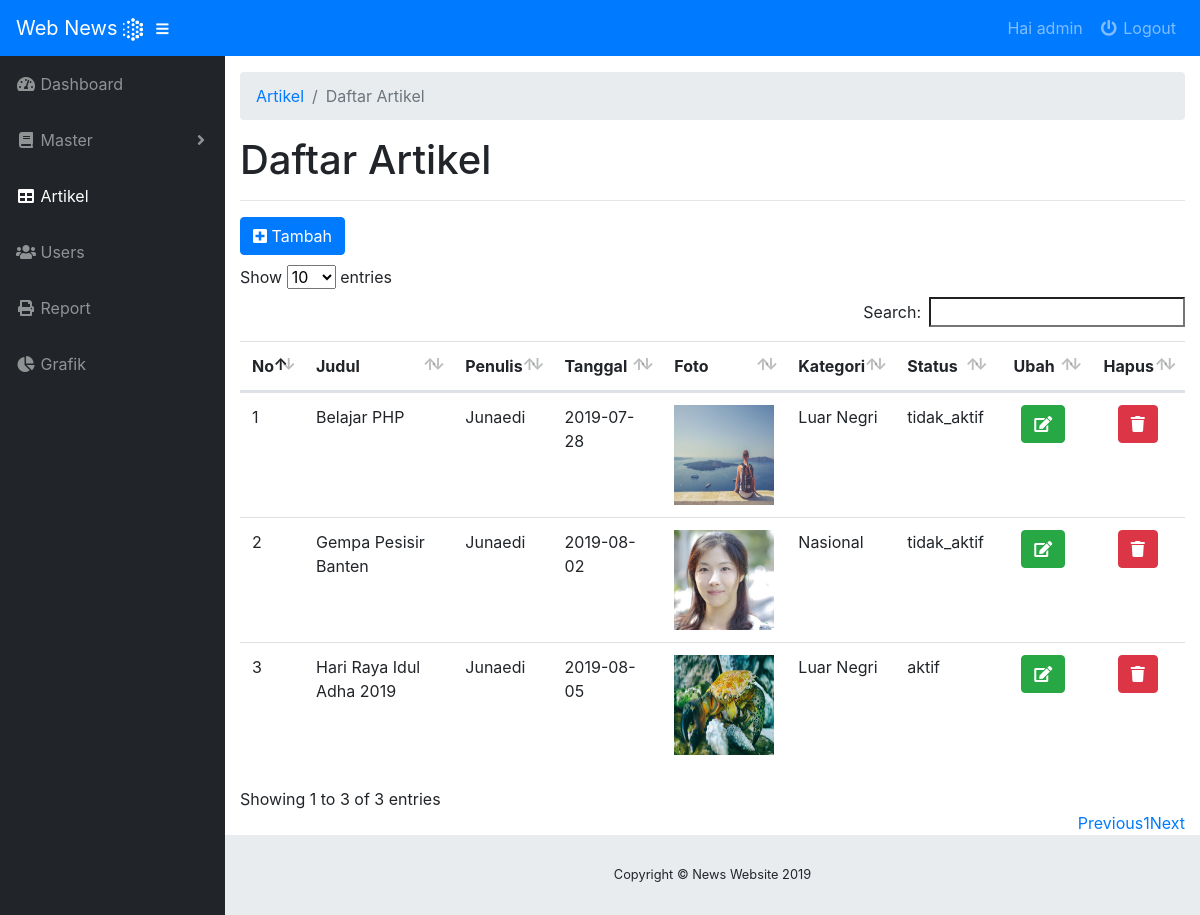
The app's page /index.php?page=artikel (signed in) with its own data.
### tables this page shows
CREATE TABLE `tbl_artikel` (
  `id_artikel` int(11) NOT NULL,
  `judul` varchar(100) NOT NULL,
  `penulis` varchar(100) NOT NULL,
  `tanggal` date NOT NULL,
  `kategori` varchar(50) NOT NULL,
  `isi` text NOT NULL,
  `status` varchar(15) NOT NULL,
  `foto` varchar(100) NOT NULL
);

CREATE TABLE `tbl_master_kategori` (
  `id_kategori` int(10) NOT NULL,
  `nama_kategori` varchar(50) NOT NULL
);

### page/artikel/tabel_artikel.php (the view)
<div class="container-fluid">
       <ol class="breadcrumb">
         <li class="breadcrumb-item">
           <a href="?page=artikel">Artikel</a>
         </li>
         <li class="breadcrumb-item active">Daftar Artikel</li>
       </ol>
       <h1>Daftar Artikel</h1>
       <hr>
       <a href="?page=artikel&aksi=tambah_artikel" class="btn btn-flat btn-primary" style="margin-bottom:10px"><span class="fa fa-plus-square"></span> Tambah</a>
       <table class="table table-hover" width="100%" id="table">
         <thead>
           <tr>
             <th>No</th>
             <th>Judul</th>
             <th>Penulis</th>
             <th>Tanggal</th>
             <th>Foto</th>
             <th>Kategori</th>
             <th>Status</th>
             <th width="10%"><center>Ubah</center></th>
             <th width="10%"><center>Hapus</center></th>
           </tr>
         </thead>
         <tbody>
             <?php
                   $no     = 1;
                   $sql    = mysqli_query($db,"SELECT * FROM tbl_artikel, tbl_master_kategori where tbl_artikel.kategori=tbl_master_kategori.id_kategori");
                   while ($tampil = mysqli_fetch_array($sql)) {
              ?>
           <tr>
             <td><?php   echo $no++; ?></td>
             <td><?php   echo $tampil['judul']; ?></td>
             <td><?php   echo $tampil['penulis']; ?></td>
             <td><?php   echo $tampil['tanggal']; ?></td>
             <td>
               <img src="img/artikel/<?php echo $tampil['foto'];?>" height="100px" width="100px">
             </td>
             <td><?php   echo $tampil['nama_kategori']; ?></td>
             <td><?php   echo $tampil['status']; ?></td>
             <td><center>
               <a href="?page=artikel&aksi=ubah_artikel&id=<?php echo $tampil['id_artikel']; ?>" class="btn btn-success btn-flat"><i class="fa fa-edit"></i></a></center>
             </td>
             <td><center>
               <a href="?page=artikel&aksi=hapus_artikel&id=<?php echo $tampil['id_artikel']; ?>" class="btn btn-danger btn-flat"><i class="fa fa-trash"></i></a></center>
             </td>
           </tr>
           <?php   } ?>
         </tbody>
       </table>
     </div>

### index.php (shortened to what this page needs)
<?php
include "koneksi.php";
 ?>
<!DOCTYPE html>
<html lang="en">
<head>
  <link href="vendor/fontawesome-free/css/all.min.css" rel="stylesheet" type="text/css">
  <link href="vendor/datatables/dataTables.bootstrap4.css" rel="stylesheet">
  <link href="css/sb-admin.css" rel="stylesheet">
</head>
<body id="page-top">
  <nav class="navbar navbar-expand navbar-dark bg-primary static-top" style="color:white">
    <a class="navbar-brand mr-1" href="index.php">Web News <img src="img/logo21.png" width="20px"></a>
    <button class="btn btn-link btn-sm text-white order-1 order-sm-0" id="sidebarToggle" href="#">
      <i class="fas fa-bars"></i>
    </button>
    <ul class="navbar-nav ml-auto ml-md-0">
      <li class="">
        <a class="nav-link" href="#">Hai <?php echo $_SESSION['username']; ?>
        </a>
      </li>
      <li class="">
        <a class="nav-link" href="logout.php">
          <i class="fas fa-power-off fa-fw"></i> Logout
        </a>
      </li>
    </ul>
  </nav>
  <div id="wrapper">
  <?php
      $level  = $_SESSION['level'];
      switch ($level) {
        case '1':
          ?>
          <ul class="sidebar navbar-nav">
            <li class="nav-item <?php if (@$_GET['page'] == '' || @$_GET['page'] == 'dashboard') {
              echo "active";
            } ?>" >
              <a class="nav-link" href="?page=dashboard">
                <i class="fas fa-fw fa-tachometer-alt"></i>
                <span>Dashboard</span>
              </a>
            </li>
            <li class="nav-item dropdown">
              <a class="nav-link dropdown-toggle" data-toggle="dropdown">
                <i class="fas fa-fw fa-book"></i>
                <span>Master</span>
              </a>
            </li>
            <li class="nav-item <?php if (@$_GET['page'] == 'artikel') {
              echo "active";
            } ?>">
              <a class="nav-link" href="?page=artikel">
                <i class="fas fa-fw fa-table"></i>
                <span>Artikel</span></a>
            </li>
            <li class="nav-item <?php if (@$_GET['page'] == 'user') {
              echo "active";
            } ?>">
              <a class="nav-link" href="?page=user">
                <i class="fas fa-fw fa-users"></i>
                <span>Users</span></a>
            </li>
            <li class="nav-item <?php if (@$_GET['page'] == 'user') {
              echo "active";
            } ?>">
              <a class="nav-link" href="?page=report">
                <i class="fas fa-fw fa-print"></i>
                <span>Report</span></a>
            </li>
            <li class="nav-item <?php if (@$_GET['page'] == 'grafik') {
              echo "active";
            } ?>">
              <a class="nav-link" href="?page=grafik">
                <i class="fas fa-fw fa-chart-pie"></i>
                <span>Grafik</span></a>
            </li>
          </ul>
          <?php
          break;
            ?>
            <?php
      }
  ?>
    <div id="content-wrapper">
      <?php
            if (@$_GET['page'] == '' || @$_GET['page'] == 'dashboard') {
              include "page/dashboard/dashboard.php";
            }
            elseif (@$_GET['page'] == 'kategori' AND @$_GET['aksi'] == ''  ) {
              include "page/master/kategori/tabel_kategori.php";
            }
            elseif (@$_GET['page'] == 'artikel' AND @$_GET['aksi'] == ''  ) {
              include "page/artikel/tabel_artikel.php";
            }
            elseif (@$_GET['page'] == 'artikel' AND @$_GET['aksi'] == 'tambah_artikel'  ) {
              include "page/artikel/form_tambah_artikel.php";
            }
            elseif (@$_GET['page'] == 'artikel' AND @$_GET['aksi'] == 'tambah_artikel'  ) {
              include "page/artikel/form_tambah_artikel.php";
            }
            elseif (@$_GET['page'] == 'artikel' AND @$_GET['aksi'] == 'ubah_artikel'  ) {
              include "page/artikel/form_ubah_artikel.php";
            }
            elseif (@$_GET['page'] == 'artikel' AND @$_GET['aksi'] == 'hapus_artikel'  ) {
              include "page/artikel/hapus_artikel_aksi.php";
            }
            elseif (@$_GET['page'] == 'report' AND @$_GET['aksi'] == ''  ) {
              include "page/report/report.php";
            }
            elseif (@$_GET['page'] == 'grafik' AND @$_GET['aksi'] == ''  ) {
              include "page/grafik/grafik.php";
            }
       ?>
      <footer class="sticky-footer">
        <div class="container my-auto">
          <div class="copyright text-center my-auto">
            <span>Copyright © News Website 2019</span>
          </div>
        </div>
      </footer>
    </div>
  </div>
</body>
</html>

### records on screen
tbl_artikel: judul "Belajar PHP", penulis "Junaedi", tanggal "2019-07-28", foto (picture), tbl_master_kategori.nama_kategori "Luar Negri", status "tidak_aktif"
tbl_artikel: judul "Gempa Pesisir Banten", penulis "Junaedi", tanggal "2019-08-02", foto (picture), tbl_master_kategori.nama_kategori "Nasional", status "tidak_aktif"
tbl_artikel: judul "Hari Raya Idul Adha 2019", penulis "Junaedi", tanggal "2019-08-05", foto (picture), tbl_master_kategori.nama_kategori "Luar Negri", status "aktif"

### other values on screen
$_SESSION['username'] "admin"
